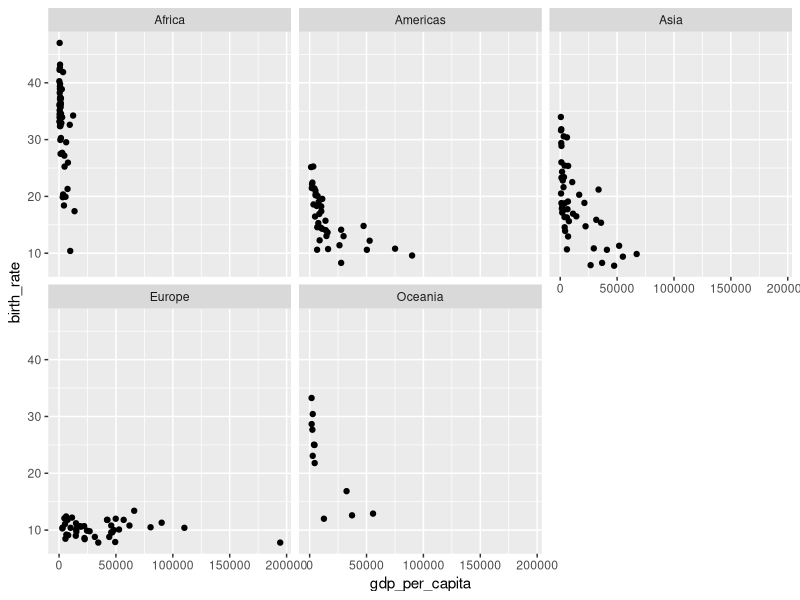
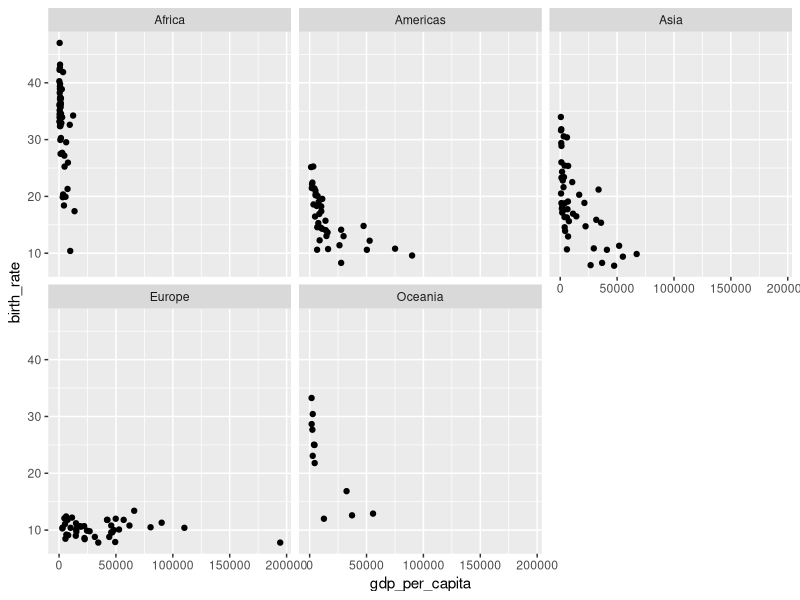
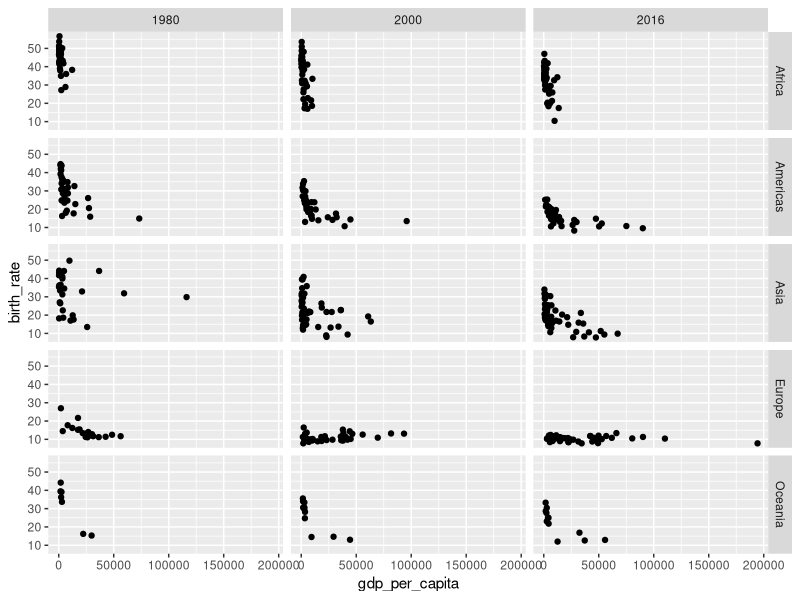

Write R code to recreate these figures, in order.
library(tidyverse)

world_bank_countries <- read_csv("data/world_bank_countries.csv")

world_bank_countries %>% 
  filter(year == "2016") %>% 
  ggplot(aes(x = gdp_per_capita, y = birth_rate)) +
  geom_point() +
  facet_wrap(~ continent)

# Adding all the data to the panels
world_bank_countries %>% 
  filter(year == "2016") %>% 
  ggplot(aes(x = gdp_per_capita, y = birth_rate)) +
  geom_point() +
  facet_wrap(~ continent)

# Get more creative with facet_grid
world_bank_countries %>% 
  filter(year %in% c(1980, 2000, 2016)) %>% 
  ggplot(aes(x = gdp_per_capita, birth_rate)) +
  geom_point() +
  facet_grid(rows = vars(continent), cols = vars(year))
